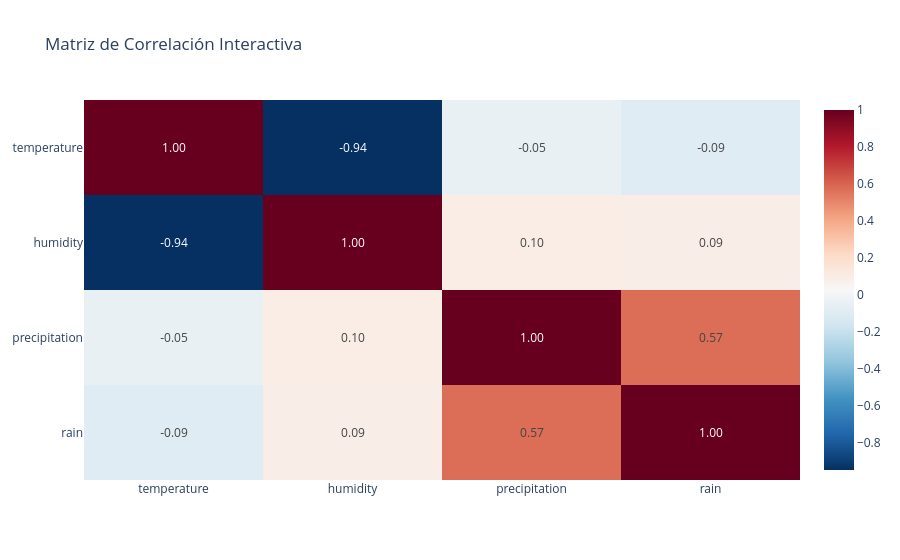

Notebook source saved alongside this figure:
### Code cell
# Usamos Plotly para que la matriz también sea interactiva
corr_matrix = df_cucuta[["temperature", "humidity", "precipitation", "rain"]].corr()

fig_corr = px.imshow(
    corr_matrix, 
    text_auto=".2f", 
    aspect="auto",
    color_continuous_scale='RdBu_r',
    title="Matriz de Correlación Interactiva"
)
fig_corr.show()

### Figure 1 — Plotly figure (JSON) as saved in the notebook; plotly's stock layout.template omitted (floating-point values rounded to 4 significant figures)
{"data": [{"coloraxis": "coloraxis", "hovertemplate": "x: %{x}<br>y: %{y}<br>color: %{z}<extra></extra>", "name": "0", "texttemplate": "%{z:.2f}", "type": "heatmap", "x": ["temperature", "humidity", "precipitation", "rain"], "xaxis": "x", "y": ["temperature", "humidity", "precipitation", "rain"], "yaxis": "y", "z": [[1.0, -0.9446, -0.05073, -0.08957], [-0.9446, 1.0, 0.09503, 0.09441], [-0.05073, 0.09503, 1.0, 0.5743], [-0.08957, 0.09441, 0.5743, 1.0]]}], "layout": {"coloraxis": {"colorscale": [[0, "rgb(5,48,97)"], [0.1, "rgb(33,102,172)"], [0.2, "rgb(67,147,195)"], [0.3, "rgb(146,197,222)"], [0.4, "rgb(209,229,240)"], [0.5, "rgb(247,247,247)"], [0.6, "rgb(253,219,199)"], [0.7, "rgb(244,165,130)"], [0.8, "rgb(214,96,77)"], [0.9, "rgb(178,24,43)"], [1, "rgb(103,0,31)"]]}, "title": {"text": "Matriz de Correlación Interactiva"}, "xaxis": {"anchor": "y", "domain": [0, 1]}, "yaxis": {"anchor": "x", "autorange": "reversed", "domain": [0, 1]}}}
